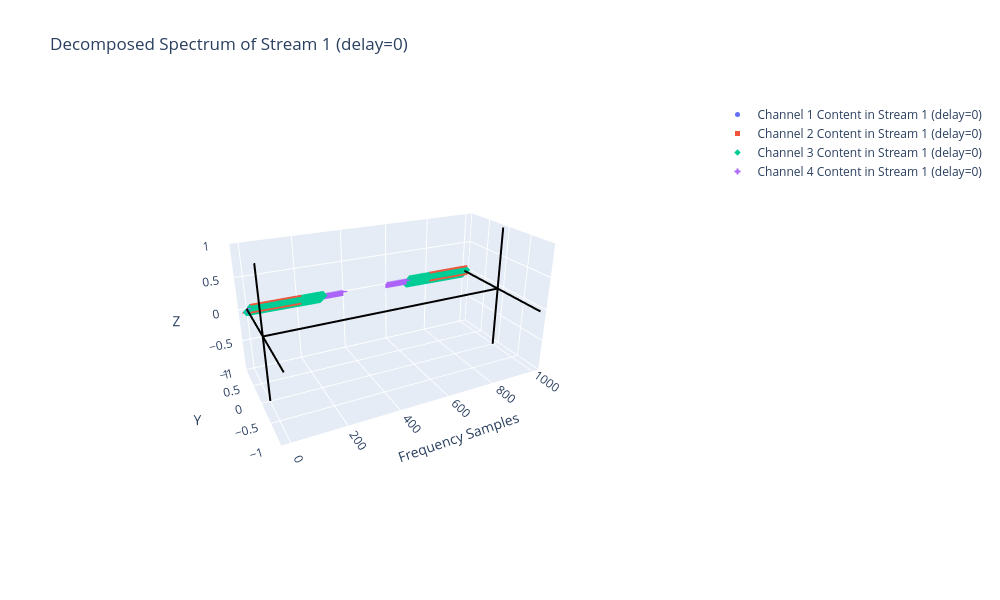

Source (notebook cell):
### Code cell
### downsample into 4 staggered streams
# stream 1
idx = np.arange(1000)
x_t_total_downsamp_1 = x_t_total[0::4]
x_t_1_downsamp_1 = x_t_1[0::4]
x_t_2_downsamp_1 = x_t_2[0::4]
x_t_3_downsamp_1 = x_t_3[0::4]
x_t_4_downsamp_1 = x_t_4[0::4]

x_f_total_downsamp_1 = fft(x_t_total_downsamp_1)/len(x_t_total_downsamp_1)
x_f_1_downsamp_1 = fft(x_t_1_downsamp_1)/len(x_t_1_downsamp_1)
x_f_2_downsamp_1 = fft(x_t_2_downsamp_1)/len(x_t_2_downsamp_1)
x_f_3_downsamp_1 = fft(x_t_3_downsamp_1)/len(x_t_3_downsamp_1)
x_f_4_downsamp_1 = fft(x_t_4_downsamp_1)/len(x_t_4_downsamp_1)

x_f_total_downsamp_1[abs(x_f_total_downsamp_1)<1e-3] = np.nan
x_f_1_downsamp_1[abs(x_f_1_downsamp_1)<1e-3] = np.nan
x_f_2_downsamp_1[abs(x_f_2_downsamp_1)<1e-3] = np.nan
x_f_3_downsamp_1[abs(x_f_3_downsamp_1)<1e-3] = np.nan
x_f_4_downsamp_1[abs(x_f_4_downsamp_1)<1e-3] = np.nan


fig1 = go.Figure()
fig1.add_trace(go.Scatter3d(x=idx,
                           y=np.real(x_f_1_downsamp_1),
                           z=np.imag(x_f_1_downsamp_1),
                           mode='markers', name=f'Channel 1 Content in Stream 1 (delay=0)',
                           marker=dict(size=5, symbol="circle")))    
fig1.add_trace(go.Scatter3d(x=idx,
                           y=np.real(x_f_2_downsamp_1),
                           z=np.imag(x_f_2_downsamp_1),
                           mode='markers', name=f'Channel 2 Content in Stream 1 (delay=0)',
                           marker=dict(size=5, symbol="square")))  
fig1.add_trace(go.Scatter3d(x=idx,
                           y=np.real(x_f_3_downsamp_1),
                           z=np.imag(x_f_3_downsamp_1),
                           mode='markers', name=f'Channel 3 Content in Stream 1 (delay=0)',
                           marker=dict(size=5, symbol="diamond")))  
fig1.add_trace(go.Scatter3d(x=idx,
                           y=np.real(x_f_4_downsamp_1),
                           z=np.imag(x_f_4_downsamp_1),
                           mode='markers', name=f'Channel 4 Content in Stream 1 (delay=0)',
                           marker=dict(size=5, symbol="cross")))


fig1.update_layout(width=1000,height=600,
    scene=dict(
        xaxis=dict( title="Frequency Samples"),
        yaxis=dict(range=[-1, 1], title="Y"),
        zaxis=dict(range=[-1, 1], title="Z"),
        aspectmode="manual",           # allow manual control
        aspectratio=dict(x=1, y=0.5, z=0.5),  # scale of each axis
        camera=dict(eye=dict(x=-0.75, y=-1.5, z=0.75)),  # adjust the camera so labels are visible

    ),
    title="Decomposed Spectrum of Stream 1 (delay=0)"
)

# Zero axes

fig1.add_trace(go.Scatter3d(
    x=[0,1000], y=[0,0], z=[0,0],
    mode="lines", line=dict(color="black", width=4),
    name="X=0 axis", showlegend=False
))

fig1.add_trace(go.Scatter3d(
    x=[0,0], y=[-2,2], z=[0,0],
    mode="lines", line=dict(color="black", width=4),
    name="X=0 axis", showlegend=False
))

fig1.add_trace(go.Scatter3d(
    x=[0,0], y=[0,0], z=[-2,2],
    mode="lines", line=dict(color="black", width=4),
    name="X=0 axis", showlegend=False
))

fig1.add_trace(go.Scatter3d(
    x=[1000,1000], y=[-2,2], z=[0,0],
    mode="lines", line=dict(color="black", width=4),
    name="X=0 axis", showlegend=False
))

fig1.add_trace(go.Scatter3d(
    x=[1000,1000], y=[0,0], z=[-2,2],
    mode="lines", line=dict(color="black", width=4),
    name="X=0 axis", showlegend=False
))


fig1.show()

### Figure 1 — Plotly figure (JSON) as saved in the notebook; plotly's stock layout.template omitted (floating-point values rounded to 4 significant figures; data arrays with more than 128 entries replaced by an {"elided": "..."} marker saying what was removed)
{"data": [{"marker": {"size": 5, "symbol": "circle"}, "mode": "markers", "name": "Channel 1 Content in Stream 1 (delay=0)", "type": "scatter3d", "x": {"elided": "1000 int values"}, "y": {"elided": "1000 float values"}, "z": {"elided": "1000 float values"}}, {"marker": {"size": 5, "symbol": "square"}, "mode": "markers", "name": "Channel 2 Content in Stream 1 (delay=0)", "type": "scatter3d", "x": {"elided": "1000 int values"}, "y": {"elided": "1000 float values"}, "z": {"elided": "1000 float values"}}, {"marker": {"size": 5, "symbol": "diamond"}, "mode": "markers", "name": "Channel 3 Content in Stream 1 (delay=0)", "type": "scatter3d", "x": {"elided": "1000 int values"}, "y": {"elided": "1000 float values"}, "z": {"elided": "1000 float values"}}, {"marker": {"size": 5, "symbol": "cross"}, "mode": "markers", "name": "Channel 4 Content in Stream 1 (delay=0)", "type": "scatter3d", "x": {"elided": "1000 int values"}, "y": {"elided": "1000 float values"}, "z": {"elided": "1000 float values"}}, {"line": {"color": "black", "width": 4}, "mode": "lines", "name": "X=0 axis", "showlegend": false, "type": "scatter3d", "x": [0, 1000], "y": [0, 0], "z": [0, 0]}, {"line": {"color": "black", "width": 4}, "mode": "lines", "name": "X=0 axis", "showlegend": false, "type": "scatter3d", "x": [0, 0], "y": [-2, 2], "z": [0, 0]}, {"line": {"color": "black", "width": 4}, "mode": "lines", "name": "X=0 axis", "showlegend": false, "type": "scatter3d", "x": [0, 0], "y": [0, 0], "z": [-2, 2]}, {"line": {"color": "black", "width": 4}, "mode": "lines", "name": "X=0 axis", "showlegend": false, "type": "scatter3d", "x": [1000, 1000], "y": [-2, 2], "z": [0, 0]}, {"line": {"color": "black", "width": 4}, "mode": "lines", "name": "X=0 axis", "showlegend": false, "type": "scatter3d", "x": [1000, 1000], "y": [0, 0], "z": [-2, 2]}], "layout": {"height": 600, "scene": {"aspectmode": "manual", "aspectratio": {"x": 1, "y": 0.5, "z": 0.5}, "camera": {"eye": {"x": -0.75, "y": -1.5, "z": 0.75}}, "xaxis": {"title": {"text": "Frequency Samples"}}, "yaxis": {"range": [-1, 1], "title": {"text": "Y"}}, "zaxis": {"range": [-1, 1], "title": {"text": "Z"}}}, "title": {"text": "Decomposed Spectrum of Stream 1 (delay=0)"}, "width": 1000}}
